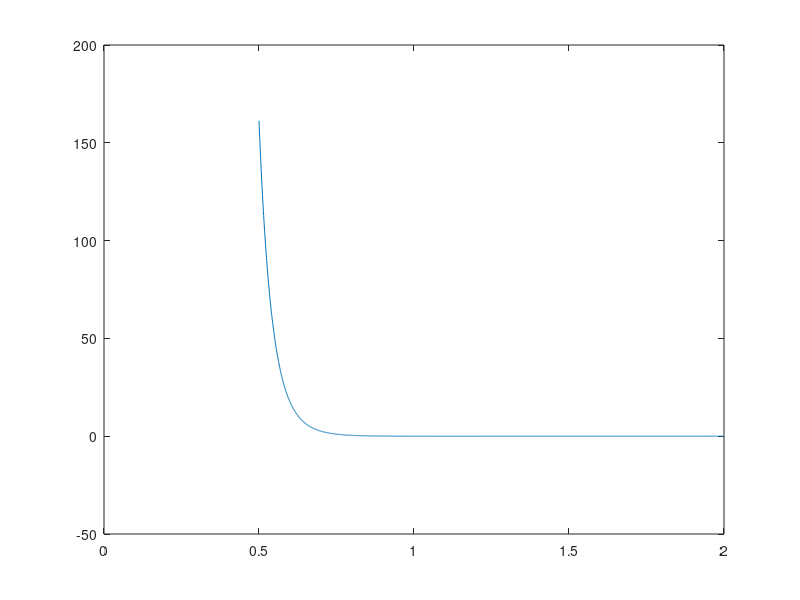

This figure's MATLAB source:
clc; clear all; close all;

R = linspace(0.5,2,2001);
ep = 1e-2;
sig = 1;

vLJ = 4 * ep * ((sig./R).^12 - (sig./R).^6);

figure;
plot(R,vLJ)